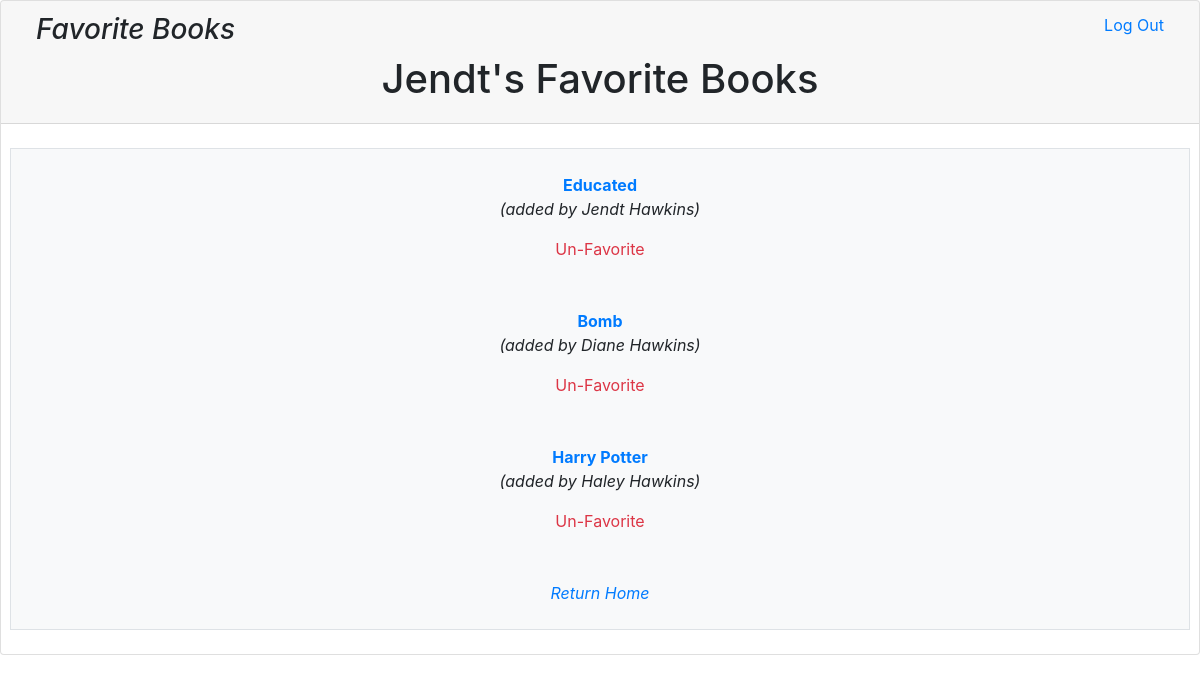
Page /favorites (signed in) on the committed database.
### book_app/models.py (models this page shows)
class User(models.Model):
    first_name = models.CharField(max_length=255)
    last_name = models.CharField(max_length=255)
    email = models.CharField(max_length=255)
    password = models.CharField(max_length=255)
    created_at = models.DateTimeField(auto_now_add = True)
    updated_at = models.DateTimeField(auto_now = True)
    objects = UserManager()

class Book(models.Model):
    title = models.CharField(max_length=255)
    description = models.TextField()
    uploaded_by = models.ForeignKey(User, related_name="books_uploaded", on_delete = models.CASCADE)
    liked_by = models.ManyToManyField(User, related_name="liked_books")
    created_at = models.DateTimeField(auto_now_add = True)
    updated_at = models.DateTimeField(auto_now = True)
    objects = BookManager()

### book_app/views.py (the view)
# urls.py: path('favorites', views.favorites_page),
def favorites_page(request):
    context = {
        "user": User.objects.get(id=request.session['user_id']),
        "all_books": Book.objects.all(),
    }
    return render (request, 'favorites.html', context)

### book_app/templates/favorites.html (shortened to what this page needs)
<!DOCTYPE html>
<html lang="en">
<head>
    <link rel="stylesheet" href="https://stackpath.bootstrapcdn.com/bootstrap/4.3.1/css/bootstrap.min.css">
</head>
<body>
    <div class="card">
        <div class="card-header">
            <div class="col">
                <a href="/logout"  class="float-right">Log Out</a>
                <h3 class="font-italic">Favorite Books</h3>
            </div>
            <h1 class="text-center">{{ user.first_name }}'s Favorite Books</h1>
        </div>
        <div class="row card-body">
            <div class="col p-4 bg-light m-1 border text-center">
                {% for book in all_books reversed %}
                    {% if user in book.liked_by.all %}
                        <a href="/book/{{ book.id }}" class="font-weight-bold">{{ book.title }}</a>
                        <p class="font-italic" class = "name">(added by {{ book.uploaded_by.first_name }} {{ book.uploaded_by.last_name }})</p>
                        <a href="/unfavorite/{{ book.id }}" name="unfavorite" class="text-danger">Un-Favorite</a>
                        <br> <br> <br>
                    {% endif %}
                {% endfor %}
                <a href="/success" class="font-italic">Return Home</a>
            </div>
        </div>
    </div>
</body>
</html>

### rows in the picture
User: first_name "Jendt"
Book: title "Educated", uploaded_by.first_name "Jendt", uploaded_by.last_name "Hawkins"
Book: title "Bomb", uploaded_by.first_name "Diane", uploaded_by.last_name "Hawkins"
Book: title "Harry Potter", uploaded_by.first_name "Haley", uploaded_by.last_name "Hawkins"
